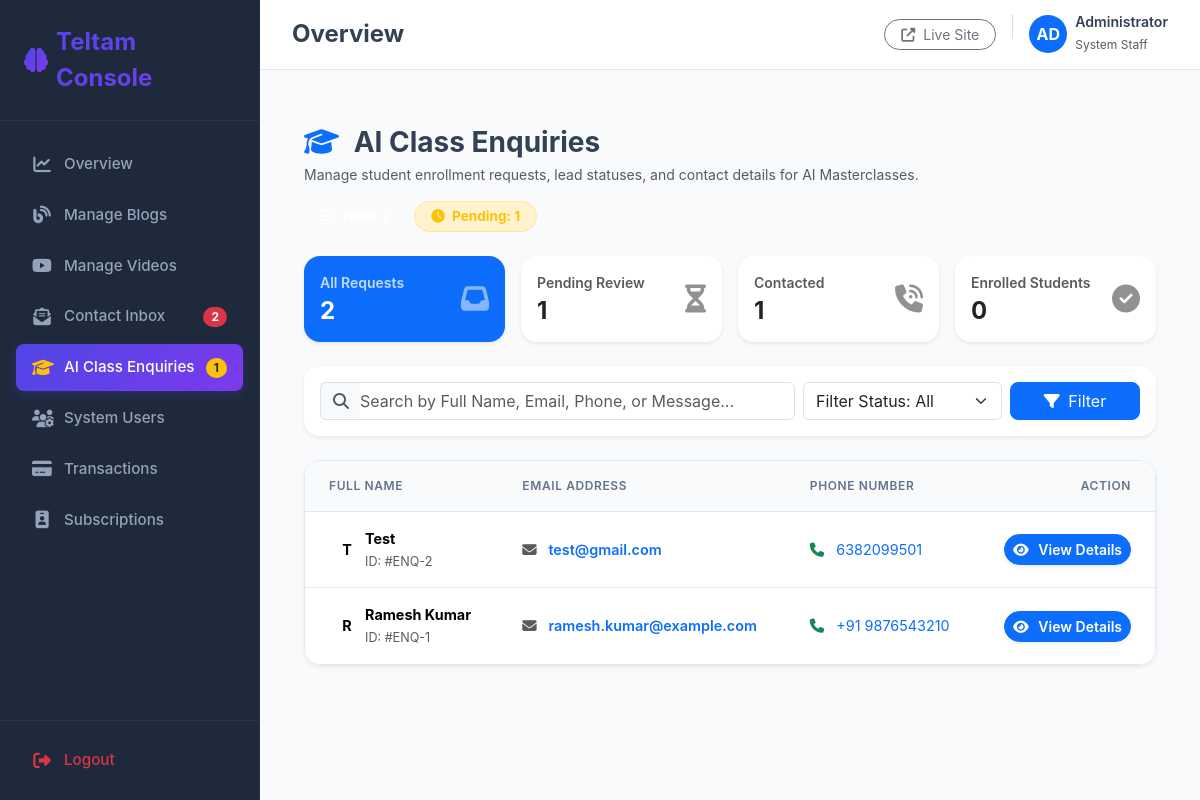
/dashboard/ai-class-enquiries/ (signed in), run on the app's committed database.
### app/models.py (models this page shows, shortened)
class AIClassEnquiry(models.Model):
    STATUS_CHOICES = [
        ('pending', 'Pending'),
        ('contacted', 'Contacted'),
        ('enrolled', 'Enrolled'),
        ('cancelled', 'Cancelled'),
    ]
    full_name = models.CharField(max_length=150)
    email = models.EmailField()
    phone_number = models.CharField(max_length=20)
    message = models.TextField(blank=True, default='')
    status = models.CharField(max_length=20, choices=STATUS_CHOICES, default='pending')
    created_at = models.DateTimeField(auto_now_add=True, db_index=True)
    class Meta:
        verbose_name = "AI Class Enquiry"
        verbose_name_plural = "AI Class Enquiries"
        ordering = ['-created_at']

### app/views.py (the view, shortened to what this page needs)
# urls.py: path('dashboard/ai-class-enquiries/', views.dashboard_ai_class_enquiries, name='dashboard_ai_class_enquiry_list'),
@staff_member_required(login_url='dashboard_login')
def dashboard_ai_class_enquiries(request):
    from django.db.models import Q
    from django.core.paginator import Paginator
    enquiries = AIClassEnquiry.objects.all()
    q = request.GET.get('q', '').strip()
    status_filter = request.GET.get('status', '').strip()
    if status_filter and status_filter != 'all':
        enquiries = enquiries.filter(status=status_filter)
    paginator = Paginator(enquiries, 15)
    page_number = request.GET.get('page')
    page_obj = paginator.get_page(page_number)
    context = {
        'page_obj': page_obj,
        'q': q,
        'status_filter': status_filter,
        'total_count': AIClassEnquiry.objects.count(),
        'pending_count': AIClassEnquiry.objects.filter(status='pending').count(),
        'contacted_count': AIClassEnquiry.objects.filter(status='contacted').count(),
        'enrolled_count': AIClassEnquiry.objects.filter(status='enrolled').count(),
        'cancelled_count': AIClassEnquiry.objects.filter(status='cancelled').count(),
    }
    return render(request, 'dashboard/ai_class_enquiry_list.html', context)

### templates/dashboard/ai_class_enquiry_list.html (shortened to what this page needs)
{% extends 'dashboard/base.html' %}
{% load static %}
{% block nav_ai_enquiries %}active{% endblock %}
{% block content %}
<div class="container-fluid py-4">
    <div class="d-flex justify-content-between align-items-center mb-4 flex-wrap gap-3">
        <div>
            <h3 class="fw-bold text-slate-800 mb-1" style="font-family: 'Zoho Puvi', sans-serif;">
                <i class="fas fa-graduation-cap text-primary me-2"></i> AI Class Enquiries
            </h3>
            <p class="text-muted small mb-0">Manage student enrollment requests, lead statuses, and contact details for AI Masterclasses.</p>
        </div>
        <div class="d-flex align-items-center gap-2">
            <span class="badge bg-indigo-subtle text-indigo px-3 py-2 rounded-pill font-monospace" style="font-size: 0.85rem; font-weight: 700;">
                <i class="fas fa-list me-1"></i> Total: {{ total_count }}
            </span>
            <span class="badge bg-warning-subtle text-warning border border-warning-subtle px-3 py-2 rounded-pill font-monospace" style="font-size: 0.85rem; font-weight: 700;">
                <i class="fas fa-clock me-1"></i> Pending: {{ pending_count }}
            </span>
        </div>
    </div>
    <div class="row g-3 mb-4">
        <div class="col-6 col-md-3">
            <a href="?status=all" class="text-decoration-none">
                <div class="card border-0 shadow-sm rounded-4 p-3 {% if status_filter == 'all' or not status_filter %}bg-primary text-white{% else %}bg-white text-dark{% endif %} transition-all">
                    <div class="d-flex justify-content-between align-items-center">
                        <div>
                            <span class="small fw-semibold opacity-75 d-block">All Requests</span>
                            <h4 class="fw-bold mb-0 mt-1">{{ total_count }}</h4>
                        </div>
                        <i class="fas fa-inbox fs-3 opacity-50"></i>
                    </div>
                </div>
            </a>
        </div>
        <div class="col-6 col-md-3">
            <a href="?status=pending" class="text-decoration-none">
                <div class="card border-0 shadow-sm rounded-4 p-3 {% if status_filter == 'pending' %}bg-warning text-dark{% else %}bg-white text-dark{% endif %} transition-all">
                    <div class="d-flex justify-content-between align-items-center">
                        <div>
                            <span class="small fw-semibold opacity-75 d-block">Pending Review</span>
                            <h4 class="fw-bold mb-0 mt-1">{{ pending_count }}</h4>
                        </div>
                        <i class="fas fa-hourglass-half fs-3 opacity-50"></i>
                    </div>
                </div>
            </a>
        </div>
        <div class="col-6 col-md-3">
            <a href="?status=contacted" class="text-decoration-none">
                <div class="card border-0 shadow-sm rounded-4 p-3 {% if status_filter == 'contacted' %}bg-info text-white{% else %}bg-white text-dark{% endif %} transition-all">
                    <div class="d-flex justify-content-between align-items-center">
                        <div>
                            <span class="small fw-semibold opacity-75 d-block">Contacted</span>
                            <h4 class="fw-bold mb-0 mt-1">{{ contacted_count }}</h4>
                        </div>
                        <i class="fas fa-phone-volume fs-3 opacity-50"></i>
                    </div>
                </div>
            </a>
        </div>
        <div class="col-6 col-md-3">
            <a href="?status=enrolled" class="text-decoration-none">
                <div class="card border-0 shadow-sm rounded-4 p-3 {% if status_filter == 'enrolled' %}bg-success text-white{% else %}bg-white text-dark{% endif %} transition-all">
                    <div class="d-flex justify-content-between align-items-center">
                        <div>
                            <span class="small fw-semibold opacity-75 d-block">Enrolled Students</span>
                            <h4 class="fw-bold mb-0 mt-1">{{ enrolled_count }}</h4>
                        </div>
                        <i class="fas fa-check-circle fs-3 opacity-50"></i>
                    </div>
                </div>
            </a>
        </div>
    </div>
    <div class="card border-0 shadow-sm rounded-4 mb-4 bg-white">
        <div class="card-body p-3">
            <form method="GET" class="row g-2 align-items-center">
                <div class="col-md-6 col-lg-7">
                    <div class="input-group">
                        <span class="input-group-text bg-light border-end-0 text-muted"><i class="fas fa-search"></i></span>
                        <input type="text" name="q" value="{{ q }}" class="form-control border-start-0 ps-0 shadow-none" placeholder="Search by Full Name, Email, Phone, or Message...">
                    </div>
                </div>
                <div class="col-md-4 col-lg-3">
                    <select name="status" class="form-select shadow-none">
                        <option value="all" {% if status_filter == 'all' or not status_filter %}selected{% endif %}>Filter Status: All</option>
                    </select>
                </div>
                <div class="col-md-2 col-lg-2 d-flex gap-2">
                    <button type="submit" class="btn btn-primary w-100 rounded-3 font-semibold"><i class="fas fa-filter me-1"></i> Filter</button>
                </div>
            </form>
        </div>
    </div>
    <div class="card border-0 shadow-sm rounded-4 overflow-hidden bg-white">
        <div class="table-responsive">
            <table class="table align-middle table-hover mb-0">
                <thead class="table-light">
                    <tr>
                        <th class="ps-4">Full Name</th>
                        <th>Email Address</th>
                        <th>Phone Number</th>
                        <th class="pe-4 text-end">Action</th>
                    </tr>
                </thead>
                <tbody>
                    {% for enq in page_obj %}
                    <tr>
                        <td class="ps-4">
                            <div class="d-flex align-items-center gap-2.5">
                                <span class="d-flex align-items-center justify-content-center bg-indigo-subtle text-indigo rounded-circle fw-bold" style="width: 36px; height: 36px; font-size: 0.9rem;">
                                    {{ enq.full_name|slice:":1"|upper }}
                                </span>
                                <div>
                                    <div class="fw-bold text-slate-800">{{ enq.full_name }}</div>
                                    <small class="text-muted">ID: #ENQ-{{ enq.id }}</small>
                                </div>
                            </div>
                        </td>
                        <td>
                            <a href="mailto:{{ enq.email }}" class="text-indigo-600 text-decoration-none fw-semibold"><i class="fas fa-envelope text-muted me-2" style="margin-right: 8px !important;"></i> {{ enq.email }}</a>
                        </td>
                        <td>
                            <a href="tel:{{ enq.phone_number }}" class="text-slate-700 text-decoration-none font-monospace"><i class="fas fa-phone text-success me-2" style="margin-right: 8px !important;"></i> {{ enq.phone_number }}</a>
                        </td>
                        <td class="pe-4 text-end">
                            <button type="button" class="btn btn-sm btn-primary rounded-pill px-3.5 fw-semibold shadow-sm" data-bs-toggle="modal" data-bs-target="#viewEnquiryModal{{ enq.id }}">
                                <i class="fas fa-eye me-2" style="margin-right: 6px !important;"></i> View Details
                            </button>
                        </td>
                    </tr>
                    {% endfor %}
                </tbody>
            </table>
        </div>
    </div>
</div>
{% endblock %}

### templates/dashboard/base.html (shortened to what this page needs)
{% load static %}
<!DOCTYPE html>
<html lang="en">
<head>
    <link href="https://cdn.jsdelivr.net/npm/bootstrap@5.3.2/dist/css/bootstrap.min.css" rel="stylesheet">
    <link href="https://cdnjs.cloudflare.com/ajax/libs/font-awesome/6.4.2/css/all.min.css" rel="stylesheet">
</head>
<body>
    <div class="sidebar" id="sidebar">
        <div>
            <div class="sidebar-brand d-flex align-items-center gap-2">
                <i class="fas fa-brain fs-4 text-primary" style="background: var(--brand-gradient); -webkit-background-clip: text; -webkit-text-fill-color: transparent;"></i>
                <span class="fw-bold fs-4 text-white">Teltam Console</span>
            </div>
            <ul class="sidebar-menu">
                <li class="sidebar-item {% block nav_home %}{% endblock %}">
                    <a href="{% url 'dashboard_home' %}" class="sidebar-link">
                        <i class="fas fa-chart-line"></i>
                        <span>Overview</span>
                    </a>
                </li>
                <li class="sidebar-item {% block nav_blogs %}{% endblock %}">
                    <a href="{% url 'dashboard_blog_list' %}" class="sidebar-link">
                        <i class="fas fa-blog"></i>
                        <span>Manage Blogs</span>
                    </a>
                </li>
                <li class="sidebar-item {% block nav_videos %}{% endblock %}">
                    <a href="{% url 'dashboard_video_list' %}" class="sidebar-link">
                        <i class="fab fa-youtube"></i>
                        <span>Manage Videos</span>
                    </a>
                </li>
                <li class="sidebar-item {% block nav_contacts %}{% endblock %}">
                    <a href="{% url 'dashboard_contact_list' %}" class="sidebar-link d-flex align-items-center justify-content-between">
                        <div class="d-flex align-items-center">
                            <i class="fas fa-envelope-open-text"></i>
                            <span>Contact Inbox</span>
                        </div>
                        {% if global_unread_messages_count > 0 %}
                            <span class="badge bg-danger rounded-pill px-2 py-1" style="font-size: 0.75rem;">{{ global_unread_messages_count }}</span>
                        {% endif %}
                    </a>
                </li>
                <li class="sidebar-item {% block nav_ai_enquiries %}{% endblock %}">
                    <a href="{% url 'dashboard_ai_class_enquiry_list' %}" class="sidebar-link d-flex align-items-center justify-content-between">
                        <div class="d-flex align-items-center">
                            <i class="fas fa-graduation-cap text-warning"></i>
                            <span>AI Class Enquiries</span>
                        </div>
                        {% if global_pending_enquiries_count > 0 %}
                            <span class="badge bg-warning text-dark rounded-pill px-2 py-1" style="font-size: 0.75rem;">{{ global_pending_enquiries_count }}</span>
                        {% endif %}
                    </a>
                </li>
                <li class="sidebar-item {% block nav_users %}{% endblock %}">
                    <a href="{% url 'dashboard_user_list' %}" class="sidebar-link">
                        <i class="fas fa-users-cog"></i>
                        <span>System Users</span>
                    </a>
                </li>
                <li class="sidebar-item {% block nav_payments %}{% endblock %}">
                    <a href="{% url 'dashboard_payment_list' %}" class="sidebar-link">
                        <i class="fas fa-credit-card"></i>
                        <span>Transactions</span>
                    </a>
                </li>
                <li class="sidebar-item {% block nav_subscriptions %}{% endblock %}">
                    <a href="{% url 'dashboard_subscription_list' %}" class="sidebar-link">
                        <i class="fas fa-id-badge"></i>
                        <span>Subscriptions</span>
                    </a>
                </li>
            </ul>
        </div>
        <div class="sidebar-footer">
            <a href="{% url 'dashboard_logout' %}" class="sidebar-link text-danger">
                <i class="fas fa-sign-out-alt"></i>
                <span>Logout</span>
            </a>
        </div>
    </div>
    <div class="content-wrapper">
        <header class="topbar">
            <div class="d-flex align-items-center gap-3">
                <h4 class="mb-0 fw-bold text-slate-800">{% block header_title %}Overview{% endblock %}</h4>
            </div>
            <div class="d-flex align-items-center gap-3">
                <a href="{% url 'home' %}" target="_blank" class="btn btn-sm btn-outline-secondary rounded-pill px-3">
                    <i class="fas fa-external-link-alt me-1"></i> Live Site
                </a>
                <div class="d-flex align-items-center gap-2">
                    <div class="rounded-circle bg-primary text-white d-flex align-items-center justify-content-center fw-bold" style="width: 38px; height: 38px;">
                        {{ request.user.first_name|slice:":2"|upper|default:"AD" }}
                    </div>
                    <div class="d-none d-md-block">
                        <h6 class="mb-0 fw-semibold" style="font-size: 0.88rem;">{{ request.user.first_name|default:request.user.username }}</h6>
                        <span class="text-muted" style="font-size: 0.75rem;">System Staff</span>
                    </div>
                </div>
            </div>
        </header>
        <main class="main-content">
            {% include 'sweetalert_messages.html' %}
            <div class="animate-fade-in">
                {% block content %}{% endblock %}
            </div>
        </main>
    </div>
</body>
</html>

### data on the page
AIClassEnquiry: full_name "T", full_name "Test", id "2", email "test@gmail.com", phone_number "6382099501"
AIClassEnquiry: full_name "R", full_name "Ramesh Kumar", id "1", email "ramesh.kumar@example.com", phone_number "+91 9876543210"

### other printed values
{{ global_unread_messages_count }} "2"
{{ global_pending_enquiries_count }} "1"
{{ request.user.first_name|slice:":2"|upper|default:"AD" }} "AD"
{{ request.user.first_name|default:request.user.username }} "Administrator"
{{ pending_count }} "1"
{{ total_count }} "2"
{{ contacted_count }} "1"
{{ enrolled_count }} "0"
